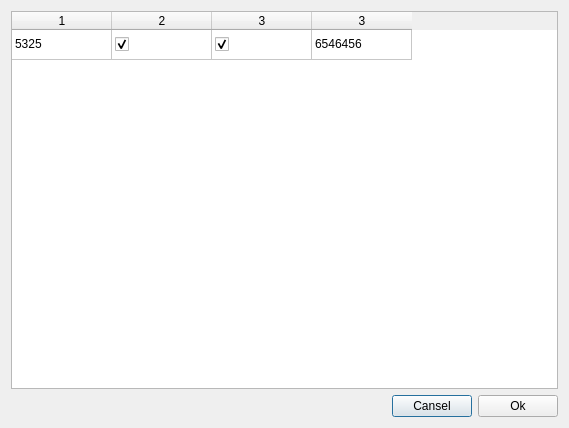
<?xml version="1.0" encoding="UTF-8"?>
<ui version="4.0">
 <class>Dialog</class>
 <widget class="QDialog" name="Dialog">
  <property name="geometry">
   <rect>
    <x>0</x>
    <y>0</y>
    <width>569</width>
    <height>428</height>
   </rect>
  </property>
  <property name="windowTitle">
   <string>Dialog</string>
  </property>
  <layout class="QGridLayout" name="gridLayout">
   <item row="0" column="0">
    <widget class="QTableWidget" name="tableWidget">
     <property name="alternatingRowColors">
      <bool>true</bool>
     </property>
     <property name="selectionMode">
      <enum>QAbstractItemView::SingleSelection</enum>
     </property>
     <property name="showGrid">
      <bool>true</bool>
     </property>
     <property name="gridStyle">
      <enum>Qt::CustomDashLine</enum>
     </property>
     <attribute name="verticalHeaderVisible">
      <bool>false</bool>
     </attribute>
     <row>
      <property name="text">
       <string>-</string>
      </property>
     </row>
     <column>
      <property name="text">
       <string>1</string>
      </property>
     </column>
     <column>
      <property name="text">
       <string>2</string>
      </property>
     </column>
     <column>
      <property name="text">
       <string>3</string>
      </property>
     </column>
     <column>
      <property name="text">
       <string>3</string>
      </property>
     </column>
     <item row="0" column="0">
      <property name="text">
       <string>5325</string>
      </property>
      <property name="flags">
       <set>ItemIsSelectable|ItemIsEditable|ItemIsDragEnabled|ItemIsUserCheckable|ItemIsEnabled</set>
      </property>
     </item>
     <item row="0" column="1">
      <property name="text">
       <string/>
      </property>
      <property name="checkState">
       <enum>Checked</enum>
      </property>
      <property name="flags">
       <set>NoItemFlags</set>
      </property>
     </item>
     <item row="0" column="2">
      <property name="text">
       <string/>
      </property>
      <property name="checkState">
       <enum>Checked</enum>
      </property>
     </item>
     <item row="0" column="3">
      <property name="text">
       <string>6546456</string>
      </property>
      <property name="flags">
       <set>ItemIsSelectable|ItemIsDragEnabled|ItemIsDropEnabled|ItemIsEnabled</set>
      </property>
     </item>
    </widget>
   </item>
   <item row="1" column="0">
    <layout class="QHBoxLayout" name="horizontalLayout">
     <item>
      <spacer name="horizontalSpacer">
       <property name="orientation">
        <enum>Qt::Horizontal</enum>
       </property>
       <property name="sizeHint" stdset="0">
        <size>
         <width>439</width>
         <height>18</height>
        </size>
       </property>
      </spacer>
     </item>
     <item>
      <widget class="QPushButton" name="pushButton_2">
       <property name="text">
        <string>Cansel</string>
       </property>
      </widget>
     </item>
     <item>
      <widget class="QPushButton" name="pushButton">
       <property name="text">
        <string>Ok</string>
       </property>
      </widget>
     </item>
    </layout>
   </item>
  </layout>
 </widget>
 <resources/>
 <connections/>
</ui>
